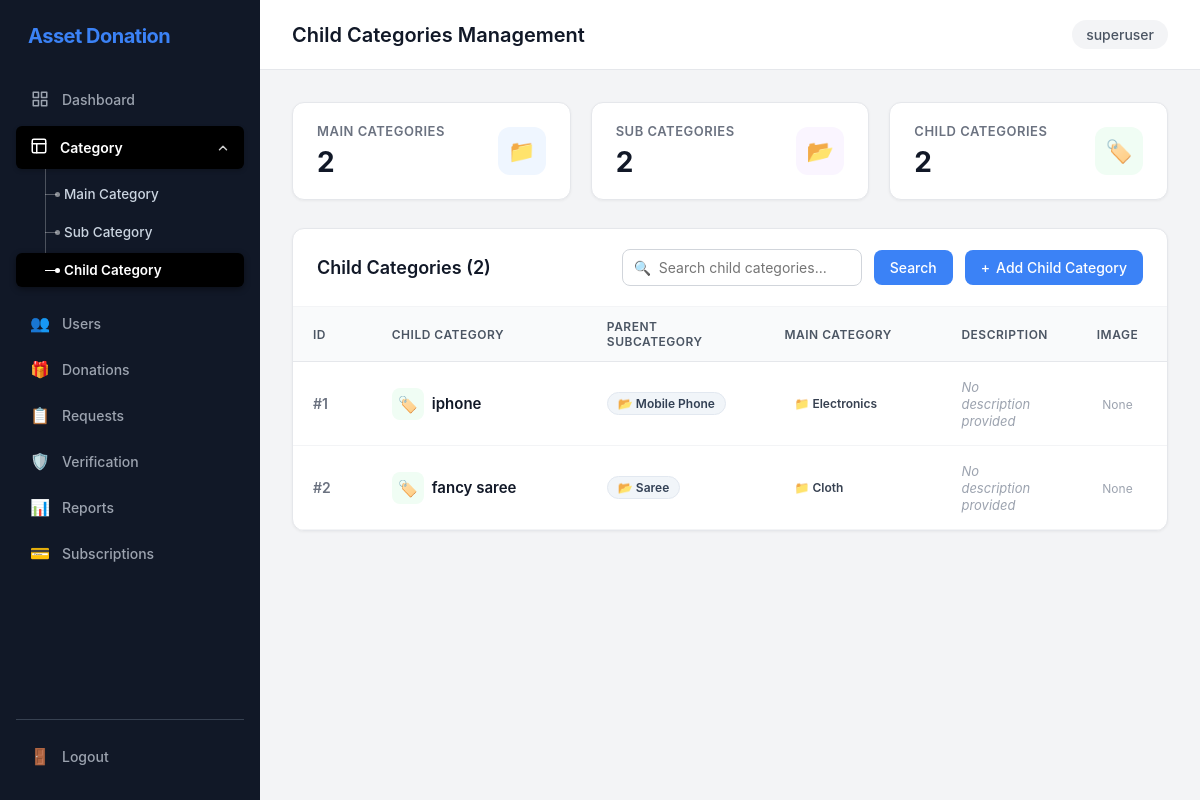
Screenshot of /admin-panel/categories/?type=child (signed in) with the database file from the repository.
### myapp/models.py (models this page shows, shortened)
class ChildCategory(models.Model):
    subcategory = models.ForeignKey(
        SubCategory,
        on_delete=models.CASCADE,
        related_name="childcategories"
    )
    name = models.CharField(max_length=100)
    description = models.TextField(blank=True)
    image = models.ImageField(
        upload_to="childcategories/",
        blank=True,
        null=True
    )

class SubCategory(models.Model):
    category = models.ForeignKey(
        Category,
        on_delete=models.CASCADE,
        related_name="subcategories"
    )
    name = models.CharField(max_length=100)
    description = models.TextField(blank=True)

class Category(models.Model):
    name = models.CharField(max_length=100, unique=True)
    description = models.TextField(blank=True)

### myapp/admin_panel_views.py (the view, shortened to what this page needs)
# urls.py: path('categories/', views.categories_view, name='admin_categories'),
def categories_view(request):
    category_type = request.GET.get('type', 'main').lower()
    search_query = request.GET.get('q', '').strip()
    total_categories_count = Category.objects.count()
    total_subcategories_count = SubCategory.objects.count()
    total_childcategories_count = ChildCategory.objects.count()
    total_donations_count = Donation.objects.count()
    items = []
    if category_type == 'sub':
        page_title = 'Sub Categories Management'
        sub_qs = SubCategory.objects.select_related('category').annotate(
            child_count=Count('childcategories', distinct=True),
            donations_count=Count('donations', distinct=True)
        )
        if search_query:
            sub_qs = sub_qs.filter(
                Q(name__icontains=search_query) |
                Q(description__icontains=search_query) |
                Q(category__name__icontains=search_query)
            )
        items = sub_qs.order_by('category__name', 'name')
    elif category_type == 'child':
        page_title = 'Child Categories Management'
        child_qs = ChildCategory.objects.select_related('subcategory', 'subcategory__category')
        items = child_qs.order_by('subcategory__name', 'name')
    context = {
        'items': items,
        'category_type': category_type,
        'total_categories_count': total_categories_count,
        'total_subcategories_count': total_subcategories_count,
        'total_childcategories_count': total_childcategories_count,
        'total_donations_count': total_donations_count,
        'search_query': search_query,
        'page_title': page_title,
    }
    return render(request, 'admin_panel/categories.html', context)

### templates/admin_panel/categories.html (shortened to what this page needs)
{% extends 'admin_panel/base.html' %}
{% block page_title %}{{ page_title }}{% endblock %}
{% block content %}
<div class="stats-grid">
    <a href="{% url 'admin_categories' %}?type=main" style="text-decoration: none; color: inherit;">
        <div class="stat-card {% if category_type == 'main' %}highlight-card{% endif %}">
            <div class="info">
                <h4>Main Categories</h4>
                <div class="number">{{ total_categories_count }}</div>
            </div>
            <div class="icon-badge blue">
                📁
            </div>
        </div>
    </a>
    <a href="{% url 'admin_categories' %}?type=sub" style="text-decoration: none; color: inherit;">
        <div class="stat-card {% if category_type == 'sub' %}highlight-card{% endif %}">
            <div class="info">
                <h4>Sub Categories</h4>
                <div class="number">{{ total_subcategories_count }}</div>
            </div>
            <div class="icon-badge purple">
                📂
            </div>
        </div>
    </a>
    <a href="{% url 'admin_categories' %}?type=child" style="text-decoration: none; color: inherit;">
        <div class="stat-card {% if category_type == 'child' %}highlight-card{% endif %}">
            <div class="info">
                <h4>Child Categories</h4>
                <div class="number">{{ total_childcategories_count }}</div>
            </div>
            <div class="icon-badge green">
                🏷️
            </div>
        </div>
    </a>
</div>
<div class="panel-card">
    <div class="panel-header">
        <div style="display: flex; align-items: center; gap: 12px;">
            <h3>
                {% if category_type == 'sub' %}
                    Sub Categories
                {% elif category_type == 'child' %}
                    Child Categories
                {% else %}
                    Main Categories
                {% endif %}
                ({{ items|length }})
            </h3>
        </div>
        <div style="display: flex; align-items: center; gap: 12px; flex-wrap: wrap;">
            <form method="GET" action="{% url 'admin_categories' %}" class="toolbar-form" style="margin: 0;">
                <div class="search-input-group">
                    <span class="search-icon">🔍</span>
                    <input
                        type="text"
                        name="q"
                        class="search-input"
                        placeholder="Search {{ category_type }} categories..."
                        value="{{ search_query|default:'' }}"
                    >
                </div>
                <button type="submit" class="btn btn-primary">Search</button>
            </form>
            <a href="{% url 'category_add' %}?type={{ category_type }}" class="btn btn-primary" style="white-space: nowrap; display: inline-flex; align-items: center; gap: 6px;">
                <span>+</span> Add {% if category_type == 'sub' %}Sub Category{% elif category_type == 'child' %}Child Category{% else %}Main Category{% endif %}
            </a>
        </div>
    </div>
    <div class="table-responsive">
        <table class="data-table">
            <thead>
                <tr>
                    <th style="width: 80px;">ID</th>
                    {% if category_type == 'main' %}
                        <th style="width: 240px;">Main Category</th>
                        <th>Description</th>
                        <th>Subcategories</th>
                        <th style="text-align: center; width: 120px;">Total Items</th>
                    {% elif category_type == 'sub' %}
                        <th style="width: 220px;">Sub Category</th>
                        <th style="width: 180px;">Parent Category</th>
                        <th>Description</th>
                        <th style="text-align: center; width: 130px;">Child Count</th>
                    {% elif category_type == 'child' %}
                        <th style="width: 220px;">Child Category</th>
                        <th style="width: 180px;">Parent Subcategory</th>
                        <th style="width: 180px;">Main Category</th>
                        <th>Description</th>
                        <th style="text-align: center; width: 100px;">Image</th>
                    {% endif %}
                </tr>
            </thead>
            <tbody>
                {% for item in items %}
                <tr>
                    <td>
                        <span style="font-weight: 600; color: #6b7280;">#{{ item.id }}</span>
                    </td>
                    {% if category_type == 'main' %}
                        <td>
                            <div style="font-weight: 600; color: #111827; font-size: 15px; display: flex; align-items: center; gap: 8px;">
                                <span style="display: inline-flex; align-items: center; justify-content: center; width: 32px; height: 32px; border-radius: 8px; background: #eff6ff; color: #2563eb; font-size: 16px;">📁</span>
                                {{ item.name }}
                            </div>
                        </td>
                        <td>
                            <span style="color: #4b5563; font-size: 13px;">
                                {% if item.description %}
                                    {{ item.description }}
                                {% else %}
                                    <span style="color: #9ca3af; font-style: italic;">No description provided</span>
                                {% endif %}
                            </span>
                        </td>
                        <td>
                            <div style="display: flex; flex-wrap: wrap; gap: 6px; align-items: center;">
                                {% for sub in item.subcategories.all %}
                                    <span class="badge badge-condition" style="font-size: 12px; font-weight: 500;">
                                        {{ sub.name }}
                                    </span>
                                {% empty %}
                                    <span style="color: #9ca3af; font-size: 13px;">No subcategories</span>
                                {% endfor %}
                            </div>
                        </td>
                        <td style="text-align: center;">
                            <span class="count-pill">{{ item.donations_count|default:0 }}</span>
                        </td>
                    {% elif category_type == 'child' %}
                        <td>
                            <div style="font-weight: 600; color: #111827; font-size: 15px; display: flex; align-items: center; gap: 8px;">
                                <span style="display: inline-flex; align-items: center; justify-content: center; width: 32px; height: 32px; border-radius: 8px; background: #f0fdf4; color: #16a34a; font-size: 16px;">🏷️</span>
                                {{ item.name }}
                            </div>
                        </td>
                        <td>
                            <span class="badge badge-condition" style="font-size: 12px; font-weight: 600;">
                                📂 {{ item.subcategory.name }}
                            </span>
                        </td>
                        <td>
                            <span class="badge badge-category" style="font-size: 12px; font-weight: 600;">
                                📁 {{ item.subcategory.category.name }}
                            </span>
                        </td>
                        <td>
                            <span style="color: #4b5563; font-size: 13px;">
                                {% if item.description %}
                                    {{ item.description }}
                                {% else %}
                                    <span style="color: #9ca3af; font-style: italic;">No description provided</span>
                                {% endif %}
                            </span>
                        </td>
                        <td style="text-align: center;">
                            {% if item.image %}
                                <a href="{{ item.image.url }}" target="_blank">
                                    <img src="{{ item.image.url }}" alt="{{ item.name }}" style="width: 36px; height: 36px; object-fit: cover; border-radius: 6px; border: 1px solid #e5e7eb;">
                                </a>
                            {% else %}
                                <span style="color: #9ca3af; font-size: 12px;">None</span>
                            {% endif %}
                        </td>
                    {% endif %}
                </tr>
                {% endfor %}
            </tbody>
        </table>
    </div>
</div>
{% endblock %}

### templates/admin_panel/base.html (shortened to what this page needs)
<!DOCTYPE html>
<html lang="en">
<head>
    {% load static %}
    <link rel="stylesheet" href="{% static 'admin_panel/css/admin.css' %}">
</head>
<body>
    <div class="admin-layout">
        <aside class="sidebar">
            <div class="logo">
                Asset Donation
            </div>
            <nav>
                <a href="{% url 'admin_dashboard' %}">
                    <span class="nav-icon">
                    </span>
                    <span>Dashboard</span>
                </a>
                <div class="nav-group {% if request.resolver_match.url_name == 'admin_categories' %}open active-group{% endif %}" id="categoryNavGroup">
                    <div class="nav-group-header {% if request.resolver_match.url_name == 'admin_categories' %}active{% endif %}" id="categoryToggle" role="button" tabindex="0" title="Click to toggle categories">
                        <span class="nav-icon">
                            <svg width="18" height="18" viewBox="0 0 24 24" fill="none" stroke="currentColor" stroke-width="2" stroke-linecap="round" stroke-linejoin="round">
                                <rect x="3" y="3" width="18" height="18" rx="2" ry="2"></rect>
                                <line x1="3" y1="9" x2="21" y2="9"></line>
                                <line x1="9" y1="21" x2="9" y2="9"></line>
                            </svg>
                        </span>
                        <span class="nav-text">Category</span>
                        <span class="chevron-arrow">
                            <svg width="14" height="14" viewBox="0 0 24 24" fill="none" stroke="currentColor" stroke-width="2.5" stroke-linecap="round" stroke-linejoin="round">
                                <polyline points="6 9 12 15 18 9"></polyline>
                            </svg>
                        </span>
                    </div>
                    <div class="tree-submenu" id="categorySubmenu">
                        <a href="{% url 'admin_categories' %}?type=main" class="tree-item ">
                            <span class="tree-branch"></span>
                            <span class="tree-label">Main Category</span>
                        </a>
                        <a href="{% url 'admin_categories' %}?type=sub" class="tree-item {% if request.resolver_match.url_name == 'admin_categories' and request.GET.type == 'sub' %}active{% endif %}">
                            <span class="tree-branch"></span>
                            <span class="tree-label">Sub Category</span>
                        </a>
                        <a href="{% url 'admin_categories' %}?type=child" class="tree-item {% if request.resolver_match.url_name == 'admin_categories' and request.GET.type == 'child' %}active{% endif %}">
                            <span class="tree-branch"></span>
                            <span class="tree-label">Child Category</span>
                        </a>
                    </div>
                </div>
                <a href="{% url 'admin_users' %}">
                    <span class="nav-icon">👥</span>
                    <span>Users</span>
                </a>
                <a href="{% url 'admin_donations' %}">
                    <span class="nav-icon">🎁</span>
                    <span>Donations</span>
                </a>
                <a href="{% url 'admin_requests' %}">
                    <span class="nav-icon">📋</span>
                    <span>Requests</span>
                </a>
                <a href="{% url 'admin_verification' %}">
                    <span class="nav-icon">🛡️</span>
                    <span>Verification</span>
                </a>
                <a href="{% url 'admin_reports' %}">
                    <span class="nav-icon">📊</span>
                    <span>Reports</span>
                </a>
                <a href="{% url 'admin_subscriptions' %}">
                    <span class="nav-icon">💳</span>
                    <span>Subscriptions</span>
                </a>
            </nav>
            <div class="sidebar-bottom">
                <a href="{% url 'admin_logout' %}">
                    <span class="nav-icon">🚪</span>
                    <span>Logout</span>
                </a>
            </div>
        </aside>
        <main class="main-content">
            <header class="topbar">
                <h2>{% block page_title %}Dashboard{% endblock %}</h2>
                <div class="admin-user">
                    {{ request.user.username|default:"Admin" }}
                </div>
            </header>
            <section class="content">
                {% block content %}
                {% endblock %}
            </section>
        </main>
    </div>
</body>
</html>

### rows the page displays
ChildCategory: id "1", name "iphone", subcategory.name "Mobile Phone", subcategory.category.name "Electronics", description "No description provided", image "None"
ChildCategory: id "2", name "fancy saree", subcategory.name "Saree", subcategory.category.name "Cloth", description "No description provided", image "None"

### other values shown
{{ page_title }} "Child Categories Management"
{{ request.user.username|default:"Admin" }} "superuser"
{{ total_categories_count }} "2"
{{ total_subcategories_count }} "2"
{{ total_childcategories_count }} "2"
{{ items|length }} "2"
